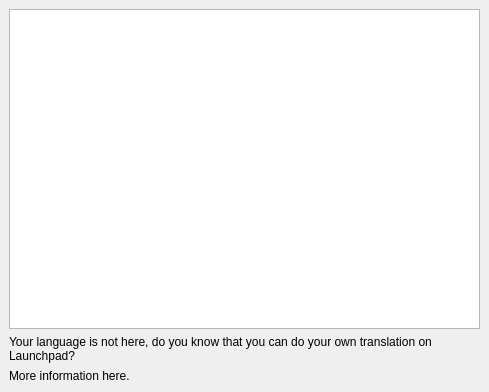
<ui version="4.0" >
 <class>LanguagesSettings</class>
 <widget class="QWidget" name="LanguagesSettings" >
  <property name="geometry" >
   <rect>
    <x>0</x>
    <y>0</y>
    <width>489</width>
    <height>392</height>
   </rect>
  </property>
  <layout class="QVBoxLayout" >
   <property name="margin" >
    <number>9</number>
   </property>
   <property name="spacing" >
    <number>6</number>
   </property>
   <item>
    <widget class="QListWidget" name="listWidget" />
   </item>
   <item>
    <widget class="QLabel" name="label" >
     <property name="text" >
      <string>Your language is not here, do you know that you can do your own translation on Launchpad?</string>
     </property>
     <property name="wordWrap" >
      <bool>true</bool>
     </property>
    </widget>
   </item>
   <item>
    <widget class="LinkLabel" name="launchpadLink" >
     <property name="text" >
      <string>More information here.</string>
     </property>
    </widget>
   </item>
  </layout>
 </widget>
 <customwidgets>
  <customwidget>
   <class>LinkLabel</class>
   <extends>QLabel</extends>
   <header>qtutil/LinkLabel.h</header>
  </customwidget>
 </customwidgets>
 <resources/>
 <connections/>
</ui>
